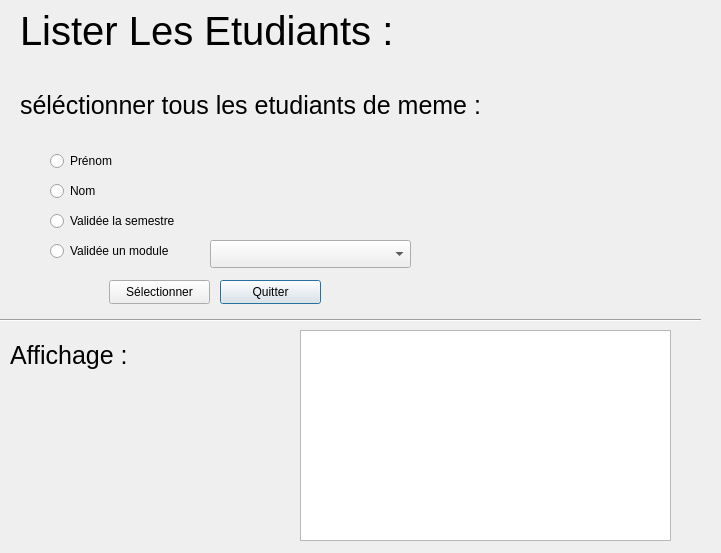
<?xml version="1.0" encoding="UTF-8"?>
<ui version="4.0">
 <class>lister</class>
 <widget class="QDialog" name="lister">
  <property name="geometry">
   <rect>
    <x>0</x>
    <y>0</y>
    <width>721</width>
    <height>553</height>
   </rect>
  </property>
  <property name="windowTitle">
   <string>Dialog</string>
  </property>
  <widget class="QLabel" name="label_2">
   <property name="geometry">
    <rect>
     <x>20</x>
     <y>80</y>
     <width>581</width>
     <height>51</height>
    </rect>
   </property>
   <property name="styleSheet">
    <string notr="true">QLabel{
	font-size: 25px;
}</string>
   </property>
   <property name="text">
    <string>séléctionner tous les etudiants de meme :</string>
   </property>
  </widget>
  <widget class="QPushButton" name="quiter_butt">
   <property name="geometry">
    <rect>
     <x>220</x>
     <y>280</y>
     <width>101</width>
     <height>24</height>
    </rect>
   </property>
   <property name="text">
    <string>Quitter</string>
   </property>
  </widget>
  <widget class="QRadioButton" name="radio_nom">
   <property name="geometry">
    <rect>
     <x>50</x>
     <y>180</y>
     <width>241</width>
     <height>22</height>
    </rect>
   </property>
   <property name="text">
    <string>Nom</string>
   </property>
  </widget>
  <widget class="QLabel" name="label_3">
   <property name="geometry">
    <rect>
     <x>10</x>
     <y>330</y>
     <width>281</width>
     <height>51</height>
    </rect>
   </property>
   <property name="styleSheet">
    <string notr="true">QLabel{
	font-size: 25px;
}</string>
   </property>
   <property name="text">
    <string>Affichage :</string>
   </property>
  </widget>
  <widget class="QRadioButton" name="radio_valid">
   <property name="geometry">
    <rect>
     <x>50</x>
     <y>240</y>
     <width>161</width>
     <height>22</height>
    </rect>
   </property>
   <property name="text">
    <string>Validée un module</string>
   </property>
  </widget>
  <widget class="QRadioButton" name="radio_ens">
   <property name="geometry">
    <rect>
     <x>50</x>
     <y>210</y>
     <width>131</width>
     <height>22</height>
    </rect>
   </property>
   <property name="text">
    <string>Validée la semestre</string>
   </property>
  </widget>
  <widget class="QRadioButton" name="radio_prenom">
   <property name="geometry">
    <rect>
     <x>50</x>
     <y>150</y>
     <width>241</width>
     <height>22</height>
    </rect>
   </property>
   <property name="text">
    <string>Prénom</string>
   </property>
  </widget>
  <widget class="QPushButton" name="select_Button">
   <property name="geometry">
    <rect>
     <x>109</x>
     <y>280</y>
     <width>101</width>
     <height>24</height>
    </rect>
   </property>
   <property name="text">
    <string>Sélectionner</string>
   </property>
  </widget>
  <widget class="Line" name="line">
   <property name="geometry">
    <rect>
     <x>-40</x>
     <y>310</y>
     <width>741</width>
     <height>20</height>
    </rect>
   </property>
   <property name="orientation">
    <enum>Qt::Orientation::Horizontal</enum>
   </property>
  </widget>
  <widget class="QLabel" name="label">
   <property name="geometry">
    <rect>
     <x>20</x>
     <y>-10</y>
     <width>631</width>
     <height>81</height>
    </rect>
   </property>
   <property name="styleSheet">
    <string notr="true">QLabel{
font-size:40px;
	}</string>
   </property>
   <property name="text">
    <string>Lister Les Etudiants :</string>
   </property>
  </widget>
  <widget class="QTextEdit" name="text_result">
   <property name="geometry">
    <rect>
     <x>300</x>
     <y>330</y>
     <width>371</width>
     <height>211</height>
    </rect>
   </property>
  </widget>
  <widget class="QComboBox" name="module_inp">
   <property name="geometry">
    <rect>
     <x>210</x>
     <y>240</y>
     <width>201</width>
     <height>28</height>
    </rect>
   </property>
  </widget>
 </widget>
 <resources/>
 <connections/>
</ui>
